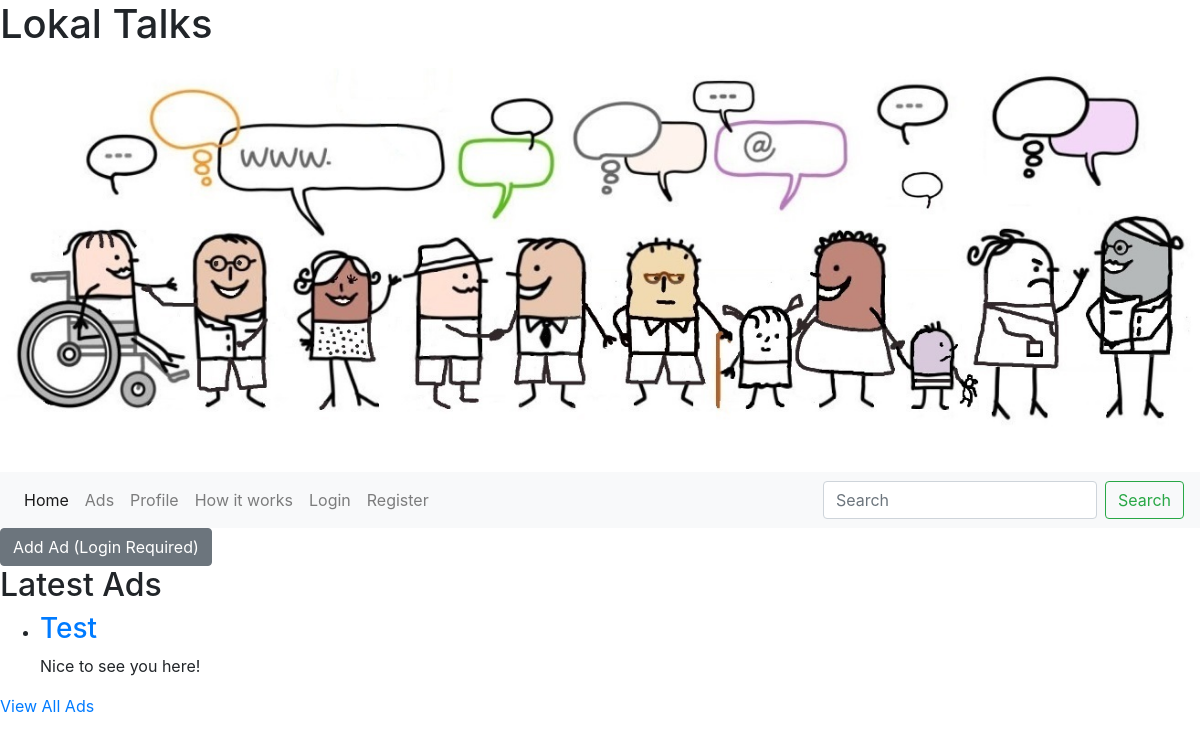
/, run on an earlier commit of the app's database.
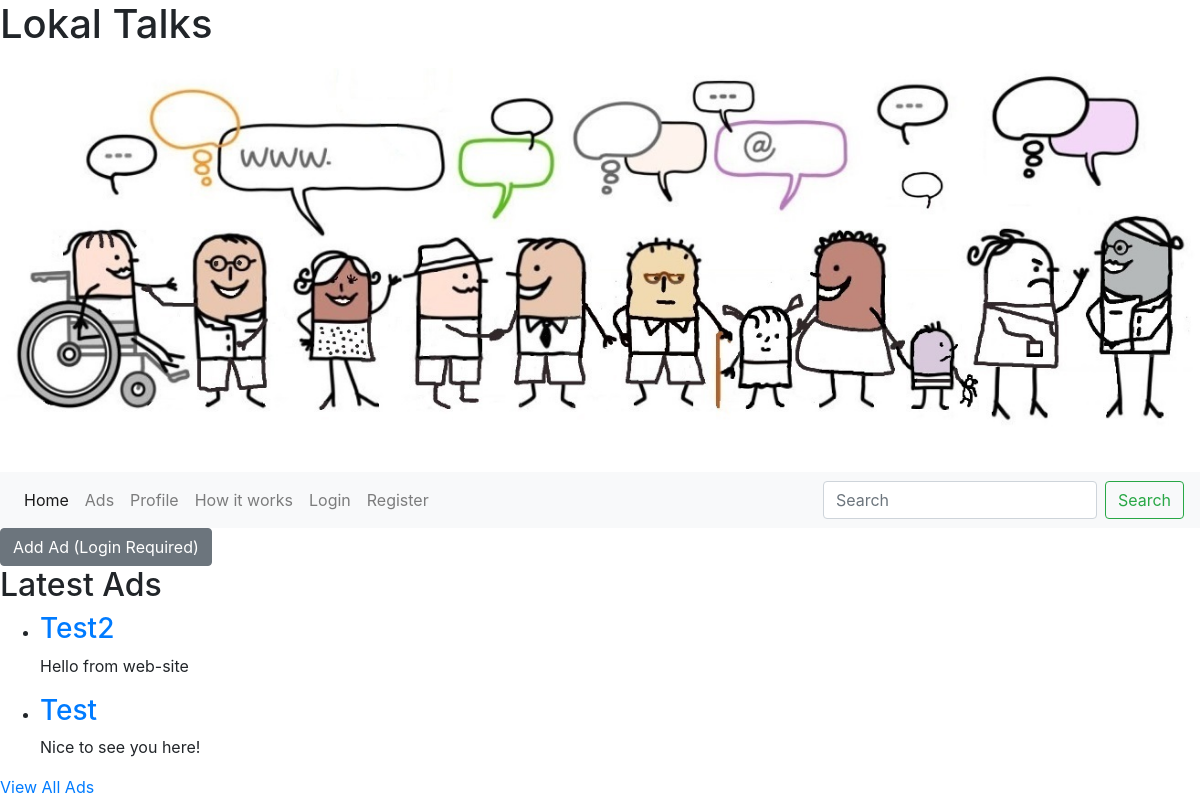
And on a later commit of the database.
### talks/models.py (models this page shows, shortened)
class Ad(models.Model):
    title = models.CharField(max_length=200)
    description = models.TextField()
    date_posted = models.DateTimeField(auto_now_add=True)
    author = models.ForeignKey(User, on_delete=models.CASCADE)
    categories = models.ManyToManyField(Category)
    image = models.ImageField(upload_to='ads_images/', blank=True, null=True)  # New field for ad images

### talks/views.py (the view)
# urls.py: path('', HomeView.as_view(), name='home'),  # Homepage with latest ads
class HomeView(ListView):
    model = Ad
    template_name = 'talks/home.html'
    context_object_name = 'latest_ads'
    queryset = Ad.objects.all().order_by('-date_posted')[:5]

### talks/templates/talks/home.html
{% extends "talks/base.html" %}
{% block content %}
{% if user.is_authenticated %}
    <a href="{% url 'ad-create' %}" class="btn btn-primary">Add Ad</a>
{% else %}
    <a href="{% url 'login' %}" class="btn btn-secondary">Add Ad (Login Required)</a>
{% endif %}
<h2>Latest Ads</h2>
<ul>
    {% for ad in latest_ads %}
    <li>
        <h3><a href="{% url 'ad-detail' ad.pk %}">{{ ad.title }}</a></h3>
        <p>{{ ad.description|truncatewords:20 }}</p>
    </li>
    {% endfor %}
</ul>
<a href="{% url 'ad-list' %}">View All Ads</a>
{% endblock %}

### talks/templates/talks/base.html (shortened to what this page needs)
<!DOCTYPE html>
<html lang="en">
<head>
    <link rel="stylesheet" href="https://stackpath.bootstrapcdn.com/bootstrap/4.5.2/css/bootstrap.min.css">
    {% load static %}
    <link rel="stylesheet" type="text/css" href="{% static 'localtalks/css/styles.css' %}">
</head>
<body>
    <header>
        <h1>Lokal Talks</h1>
        {% load static %}
        <img class="logo-image" src="{% static 'localtalks/images/local1.jpg' %}" alt="Schematic illustrations of people of different ages and moods with distinctly expressed individuality. Characters with different skin shades are depicted, as well as a character in a wheelchair and a person with a walking stick, emphasizing the importance of every person.">
        <nav class="navbar navbar-expand-lg navbar-light bg-light">
            <div class="collapse navbar-collapse" id="navbarNav">
                <ul class="navbar-nav">
                    <li class="nav-item {% if request.resolver_match.url_name == 'home' %}active{% endif %}">
                        <a class="nav-link" href="{% url 'home' %}">Home</a>
                    </li>
                    <li class="nav-item {% if request.resolver_match.url_name == 'ad-list' %}active{% endif %}">
                        <a class="nav-link" href="{% url 'ad-list' %}">Ads</a>
                    </li>
                    <li class="nav-item {% if request.resolver_match.url_name == 'login' %}active{% endif %}">
                        <a class="nav-link" href="{% url 'login' %}">Profile</a>
                    </li>
                    <li class="nav-item {% if request.resolver_match.url_name == 'test-view' %}active{% endif %}">
                        <a class="nav-link" href="{% url 'test-view' %}">How it works</a>
                    </li>
                    {% if user.is_authenticated %}
                        <li class="nav-item">
                            <a class="nav-link" href="{% url 'logout' %}">Logout</a>
                        </li>
                    {% else %}
                        <li class="nav-item">
                            <a class="nav-link" href="{% url 'login' %}">Login</a>
                        </li>
                        <li class="nav-item">
                            <a class="nav-link" href="{% url 'register' %}">Register</a>
                        </li>
                    {% endif %}
                </ul>
                <form class="form-inline ml-auto">
                    <input class="form-control mr-sm-2" type="search" placeholder="Search" aria-label="Search">
                    <button class="btn btn-outline-success my-2 my-sm-0" type="submit">Search</button>
                </form>
            </div>
    </nav>
    </header>
    <main>
        {% block content %}{% endblock %}
    </main>
</body>
</html>

### localtalks/static/localtalks/css/styles.css (style rules this page uses)
.logo-image { width: 100%; height: auto; display: block; margin: 20px auto; }

What changed in the data, as far as the page shows it:
added Ad: title "Test2", description "Hello from web-site"
